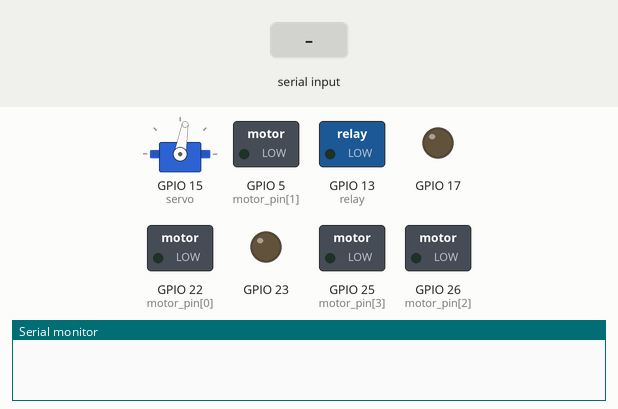
Bench run of a sketch on a simulated ESP32. Parts: servo, switched loads named in the sketch (green lamp = pin HIGH), output pins drawn as LEDs (lit = HIGH), the last lines printed to the serial monitor. The inputs (shaded band) are chosen by the test bench. Nothing arrives over Bluetooth unless stated.

Above: at 0.8 s.
0.9 s: "G" received over the second serial link
At 2.1 s:
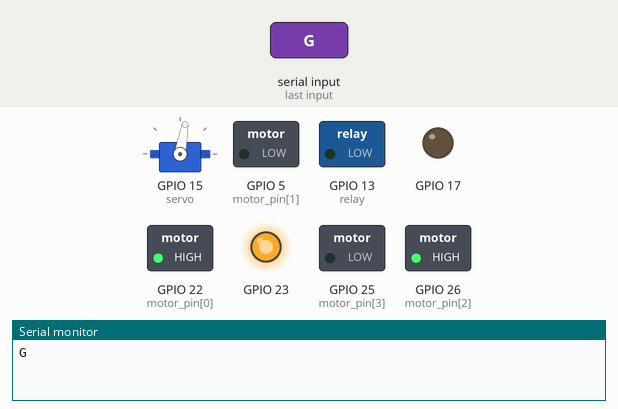
2.4 s: "J" received over the second serial link
At 3.3 s:
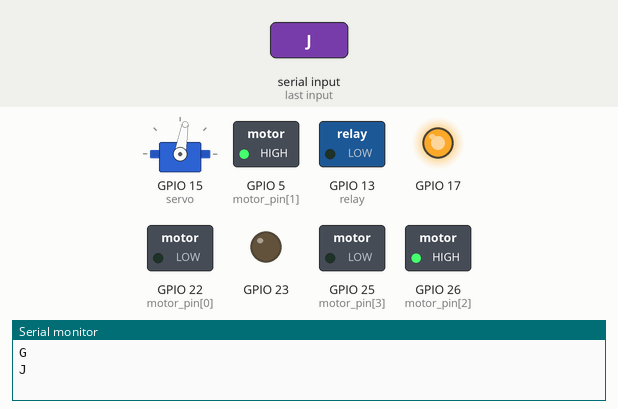
3.9 s: "H" received over the second serial link
At 4.4 s:
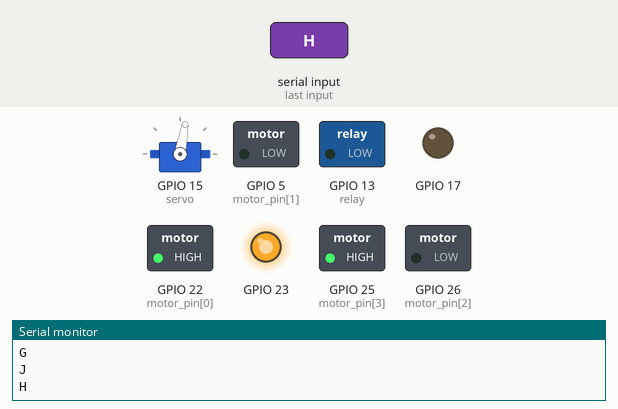
5.4 s: "W" received over the second serial link
At 6.6 s:
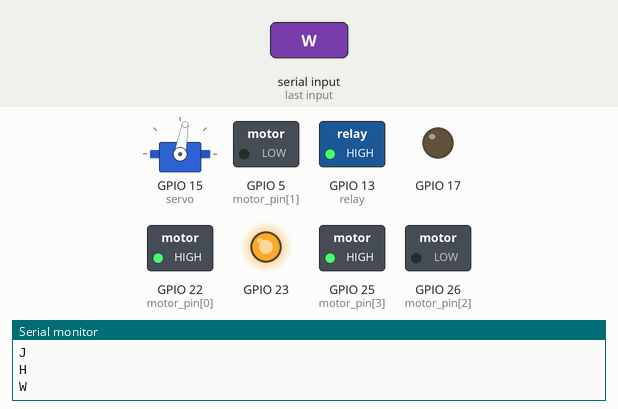
6.9 s: "200\n" received over the second serial link
At 7.9 s:
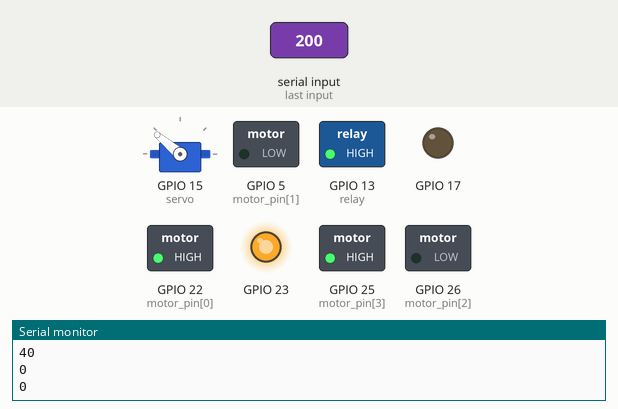
8.4 s: "w" received over the second serial link
At 9.0 s:
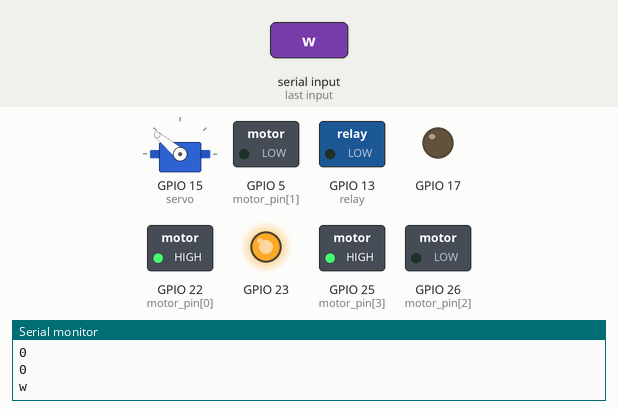
Timing chart, 0 to 10.9 s (numbered marks = the images above; inputs shaded):
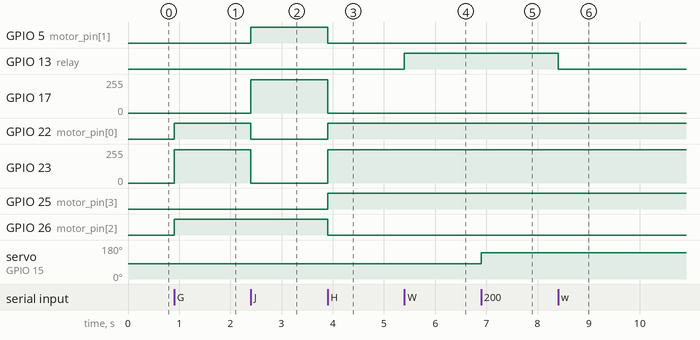

The sketch:

Autonomous_Fire_Fighter.ino
```cpp
#include "BluetoothSerial.h"
#include <ESP32Servo.h>
Servo servo;
BluetoothSerial SerialBT;

byte motor_pin[4] = { 22, 5, 26, 25 };
const int relay = 13;
void setup() {
  Serial.begin(115200);
  servo.attach(15);
  ledcSetup(10, 1000, 8);
  ledcSetup(11, 1000, 8);
  ledcAttachPin(17, 10);
  ledcAttachPin(23, 11);
  for (byte i = 0; i < 4; i++) pinMode(motor_pin[i], OUTPUT);
  pinMode(relay, OUTPUT);
  remote_control();
}

void loop() {
  // put your main code here, to run repeatedly:
}
```

manual_control.ino
```cpp
void remote_control() {
  SerialBT.begin("Fire Fighter");
  byte spd = 10;
  byte pos = 5;
  servo.write(180 - pos * 20);
  while (1) {
    if (SerialBT.available() > 0) {
      char data = SerialBT.read();
      Serial.println(data);
      if (data == 'F') motor(25 * spd, 25 * spd);
      else if (data == 'B') motor(-25 * spd, -25 * spd);
      else if (data == 'L') motor(-25 * spd, 25 * spd);
      else if (data == 'R') motor(25 * spd, -25 * spd);
      else if (data == 'I') motor(25 * spd, 0);
      else if (data == 'G') motor(0, 25 * spd);
      else if (data == 'J') motor(-25 * spd, 0);
      else if (data == 'H') motor(0, -25 * spd);
      else if (data == 'W') digitalWrite(relay, HIGH);
      else if (data == 'w') digitalWrite(relay, LOW);
      else if (data >= '1' && data <= '8') {
        pos = data - '0';
        Serial.println(pos * 20);
        servo.write(180 - pos * 20);
      }

      else if (data == 'S') motor(0, 0);
    }
  }
}
```

motor.ino
```cpp
void motor(int a, int b) {
  if (a >= 0) {
    digitalWrite(motor_pin[0], 1);
    digitalWrite(motor_pin[1], 0);
  }

  else {
    a = -a;
    digitalWrite(motor_pin[0], 0);
    digitalWrite(motor_pin[1], 1);
  }

  if (b >= 0) {
    digitalWrite(motor_pin[2], 1);
    digitalWrite(motor_pin[3], 0);
  }

  else {
    b = -b;
    digitalWrite(motor_pin[2], 0);
    digitalWrite(motor_pin[3], 1);
  }


  if (a > 255) a = 255;
  if (b > 255) b = 255;
  ledcWrite(10, a);
  ledcWrite(11, b);
}
```

Measured:
- after the input at 0.9 s, GPIO 22 (motor_pin[0]), GPIO 26 (motor_pin[2]): LOW → HIGH at once; GPIO 23: 0/255 → 249/255 at once
- after the input at 2.4 s, GPIO 5 (motor_pin[1]): LOW → HIGH at once; GPIO 17: 0/255 → 249/255 at once; GPIO 22 (motor_pin[0]): HIGH → LOW at once; GPIO 23: 249/255 → 0/255 at once
- after the input at 3.9 s, GPIO 5 (motor_pin[1]), GPIO 26 (motor_pin[2]): HIGH → LOW at once; GPIO 17: 249/255 → 0/255 at once; GPIO 22 (motor_pin[0]), GPIO 25 (motor_pin[3]): LOW → HIGH at once; GPIO 23: 0/255 → 249/255 at once
- after the input at 5.4 s, GPIO 13 (relay): LOW → HIGH at once
- after the input at 6.9 s, servo on GPIO 15 (servo): 80° → 140° at once
- after the input at 8.4 s, GPIO 13 (relay): HIGH → LOW at once
